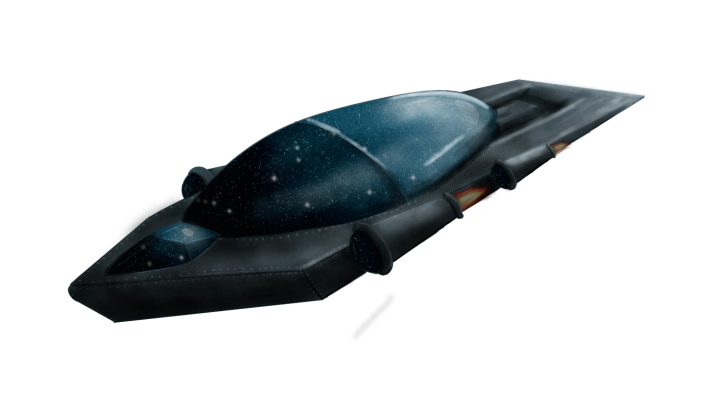
#> input picture Assets/Art/spaceship.png, 1404 x 803 px, given in place of Logo.png, which was not available (shown at 1/2 size)
$ python build_ui_assets.py
#> lines starting #> are read from the running program, lines starting #| are printed output that depends on the picture
"""Derives the UI art from the hand-drawn sources (kept on disk, not shipped).

    python Tools/build_ui_assets.py

Assets/Portraits/Logo.png (Krümel with his cup) -> Assets/UI/kruemel.png, cropped and scaled for menus.
"""
import os
from PIL import Image

ROOT = os.path.join(os.path.dirname(os.path.abspath(__file__)), "..")
SRC = os.path.join(ROOT, "Assets", "Portraits", "Logo.png")
DST = os.path.join(ROOT, "Assets", "UI")
HEIGHT = 500  # drawn at exactly half this size in the menu


def main():
    os.makedirs(DST, exist_ok=True)
    image = Image.open(SRC).convert("RGBA")
#> image is the input picture: PIL image 1404x803 RGBA; mean R, G, B, A 114.7, 118.4, 119.9, 64.4
    image = image.crop(image.getbbox())
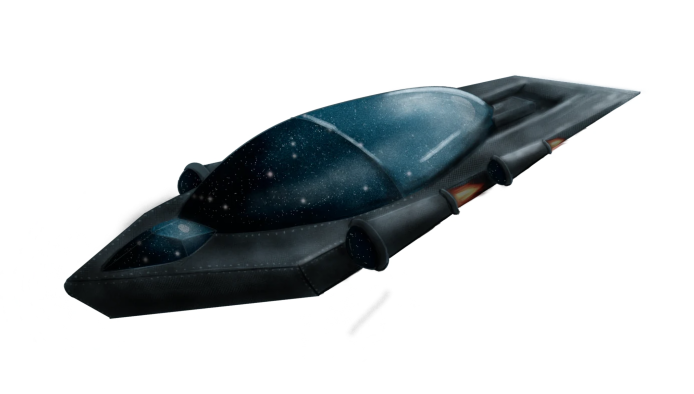
#> image: PIL image 1388x787 RGBA (shown at 1/2 size); mean R, G, B, A 118.1, 121.9, 123.5, 66.4; transparent parts drawn white
    image = image.resize((round(image.width * HEIGHT / image.height), HEIGHT), Image.LANCZOS)
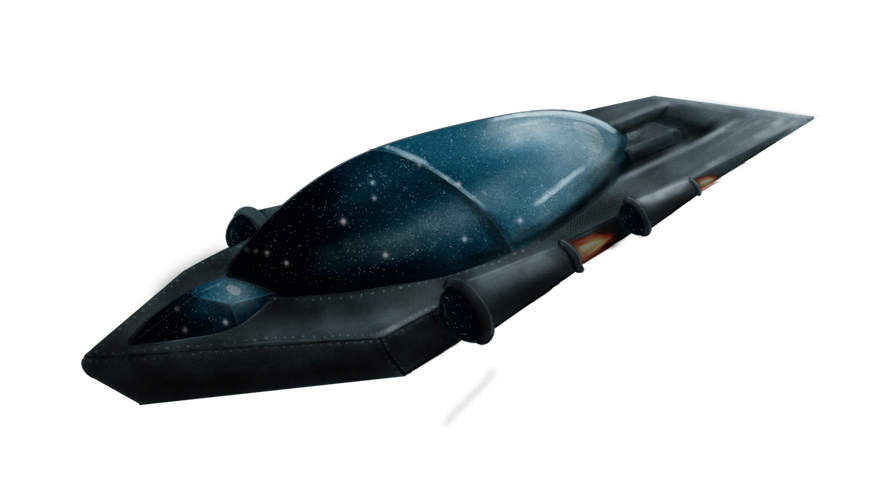
#> image: PIL image 882x500 RGBA; mean R, G, B, A 114.9, 118.7, 120.3, 66.4; transparent parts drawn white
    path = os.path.join(DST, "kruemel.png")
    image.save(path, optimize=True)
    print("kruemel.png", image.size, round(os.path.getsize(path) / 1000), "kB")
#| kruemel.png (882, 500) 226 kB


if __name__ == "__main__":
    main()
